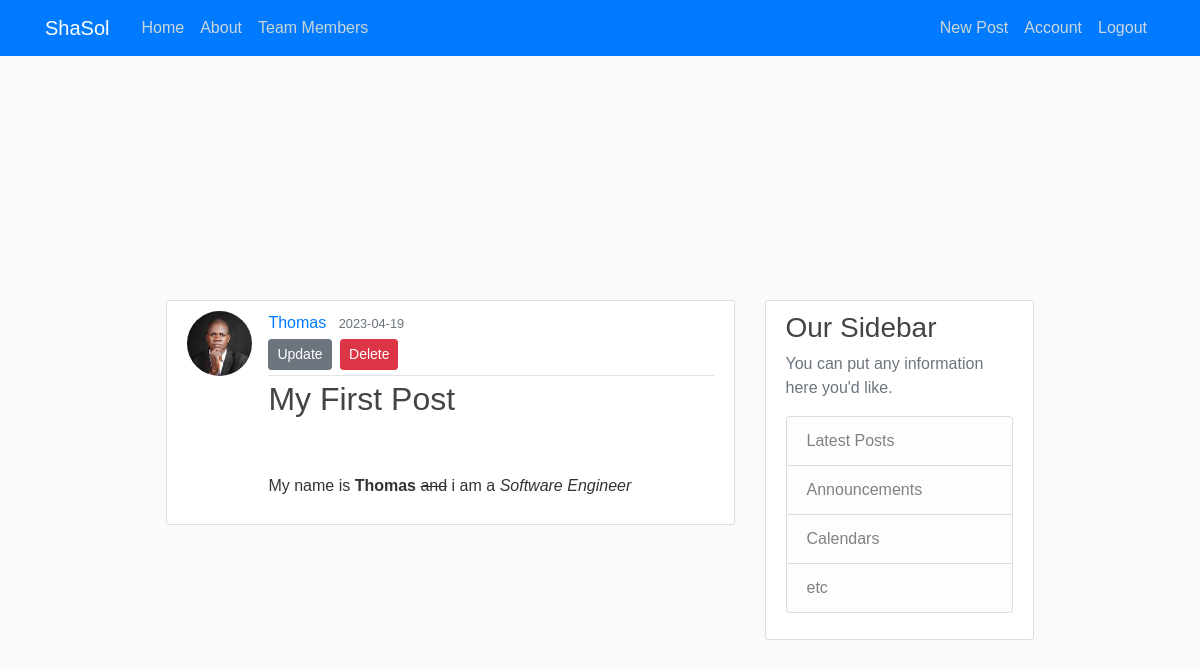
Screenshot of /post/9 (signed in) with the database file from the repository.
### flaskblog/models.py (models this page shows, shortened)
class User(db.Model, UserMixin): # class been inherite from
    id = db.Column(db.Integer, primary_key=True)
    username = db.Column(db.String(20), unique=True, nullable=False)
    email = db.Column(db.String(120), unique=True, nullable=False)
    image_file = db.Column(db.String(20), nullable=False, default='default.jpg')
    password = db.Column(db.String(60), nullable=False)
    posts = db.relationship('Post', backref='author', lazy=True)#for loading the data

class Post(db.Model):
    id = db.Column(db.Integer, primary_key=True)
    title = db.Column(db.String(100), nullable=False)
    date_posted = db.Column(db.DateTime, nullable=False, default=datetime.utcnow)
    content = db.Column(db.Text, nullable=False)
    user_id = db.Column(db.Integer, db.ForeignKey('user.id'), nullable=False)

### flaskblog/posts/routes.py (the view)
@posts.route("/post/<int:post_id>")
def post(post_id):
    post = Post.query.get_or_404(post_id)
    return render_template('post.html', title=post.title, post=post)

### flaskblog/models.py (called while the page is built)
@login_manager.user_loader
def load_user(user_id):
    return User.query.get(int(user_id))

### flaskblog/templates/post.html (shortened to what this page needs)
{% extends "layout.html" %}
{% block content %}
    <article class="media content-section">
        <img class="rounded-circle article-img" src="{{ url_for('static', filename='profile_pics/' + post.author.image_file) }}">
        <div class="media-body">
            <div class="article-metadata">
                <a class="mr-2" href="{{ url_for('users.user_posts', username=post.author.username) }}">{{ post.author.username }}</a>
                <small class="text-muted">{{ post.date_posted.strftime('%Y-%m-%d') }}</small>
                {% if post.author == current_user %}
                    <div>
                        <a class="btn btn-secondary btn-sm mt-1 mb-1" href="{{ url_for('posts.update_post', post_id=post.id) }}">Update</a>
                        <button type="button" class="btn btn-danger btn-sm m-1" data-toggle="modal" data-target="#deleteModal">Delete</button>
                    </div>
                {% endif %}
            </div>
            <h2 class="article-title">{{ post.title }}</h2>
            <p class="article-content">{{ post.content|safe }}</p>
        </div>
    </article>
{% endblock content %}

### flaskblog/static/main.css (style rules this page uses)
body { background: #fafafa; color: #333333; margin-top: 5rem; }
h1, h2, h3, h4, h5, h6 { color: #444444; }
.content-section { background: #ffffff; padding: 10px 20px; border: 1px solid #dddddd; border-radius: 3px; margin-bottom: 20px; }
.article-title { color: #444444; }
.article-content { white-space: pre-line; }
.article-img { height: 65px; width: 65px; margin-right: 16px; }
.article-metadata { padding-bottom: 1px; margin-bottom: 4px; border-bottom: 1px solid #e3e3e3 }
* { margin: 0; padding: 0; box-sizing: border-box; font-family: "Josefin Sans", sans-serif; }
body { display: flex; justify-content: center; align-items: center; min-height: 100vh; }

### rows the page displays
User: image_file (picture), author.username "Thomas"
Post: date_posted "2023-04-19", title "My First Post", content "My name is Thomas and i am a Software Engineer"
